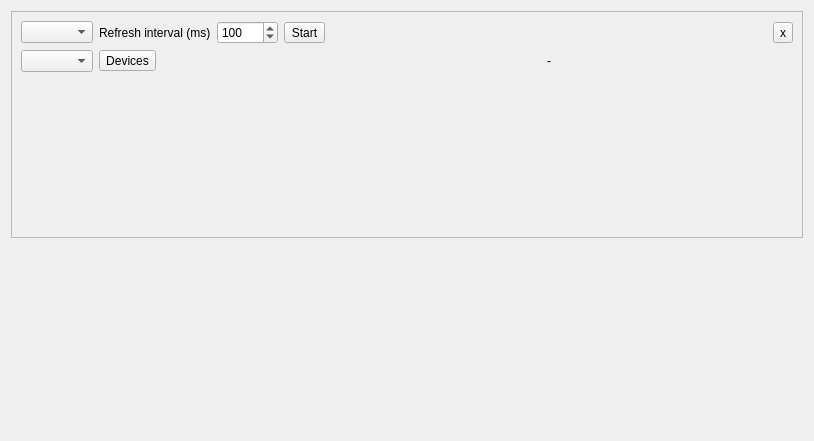
<?xml version="1.0" encoding="UTF-8"?>
<ui version="4.0">
 <class>MeasureEntry</class>
 <widget class="QWidget" name="MeasureEntry">
  <property name="geometry">
   <rect>
    <x>0</x>
    <y>0</y>
    <width>814</width>
    <height>441</height>
   </rect>
  </property>
  <property name="windowTitle">
   <string>Form</string>
  </property>
  <layout class="QGridLayout" name="gridLayout">
   <item row="6" column="0" colspan="4">
    <widget class="QFrame" name="frame">
     <property name="frameShape">
      <enum>QFrame::StyledPanel</enum>
     </property>
     <property name="frameShadow">
      <enum>QFrame::Raised</enum>
     </property>
     <layout class="QGridLayout" name="gridLayout_2">
      <item row="2" column="0" colspan="6">
       <widget class="MeasureColor" name="measure_color" native="true">
        <property name="minimumSize">
         <size>
          <width>0</width>
          <height>150</height>
         </size>
        </property>
       </widget>
      </item>
      <item row="0" column="1">
       <widget class="QLabel" name="refresh_interval_label">
        <property name="text">
         <string>Refresh interval (ms)</string>
        </property>
       </widget>
      </item>
      <item row="0" column="0">
       <widget class="QComboBox" name="hardware"/>
      </item>
      <item row="0" column="2">
       <widget class="QSpinBox" name="refresh_interval">
        <property name="maximumSize">
         <size>
          <width>90</width>
          <height>16777215</height>
         </size>
        </property>
        <property name="minimum">
         <number>16</number>
        </property>
        <property name="maximum">
         <number>10000</number>
        </property>
        <property name="value">
         <number>100</number>
        </property>
       </widget>
      </item>
      <item row="1" column="0">
       <widget class="QComboBox" name="hardware_feature"/>
      </item>
      <item row="0" column="3">
       <widget class="QToolButton" name="start_stop">
        <property name="text">
         <string>Start</string>
        </property>
       </widget>
      </item>
      <item row="1" column="1">
       <widget class="QToolButton" name="devices">
        <property name="text">
         <string>Devices</string>
        </property>
       </widget>
      </item>
      <item row="0" column="5">
       <widget class="QToolButton" name="remove">
        <property name="text">
         <string>x</string>
        </property>
       </widget>
      </item>
      <item row="0" column="4">
       <spacer name="horizontalSpacer">
        <property name="orientation">
         <enum>Qt::Horizontal</enum>
        </property>
        <property name="sizeHint" stdset="0">
         <size>
          <width>40</width>
          <height>20</height>
         </size>
        </property>
       </spacer>
      </item>
      <item row="1" column="4">
       <widget class="QLabel" name="measure">
        <property name="text">
         <string>-</string>
        </property>
        <property name="alignment">
         <set>Qt::AlignCenter</set>
        </property>
       </widget>
      </item>
      <item row="1" column="3">
       <widget class="QLabel" name="color_preview">
        <property name="minimumSize">
         <size>
          <width>16</width>
          <height>16</height>
         </size>
        </property>
        <property name="maximumSize">
         <size>
          <width>16</width>
          <height>16</height>
         </size>
        </property>
        <property name="text">
         <string/>
        </property>
       </widget>
      </item>
     </layout>
    </widget>
   </item>
   <item row="7" column="0" colspan="3">
    <spacer name="verticalSpacer">
     <property name="orientation">
      <enum>Qt::Vertical</enum>
     </property>
     <property name="sizeHint" stdset="0">
      <size>
       <width>20</width>
       <height>40</height>
      </size>
     </property>
    </spacer>
   </item>
  </layout>
 </widget>
 <customwidgets>
  <customwidget>
   <class>MeasureColor</class>
   <extends>QWidget</extends>
   <header location="global">MeasureColor.h</header>
   <container>1</container>
  </customwidget>
 </customwidgets>
 <resources/>
 <connections/>
</ui>
